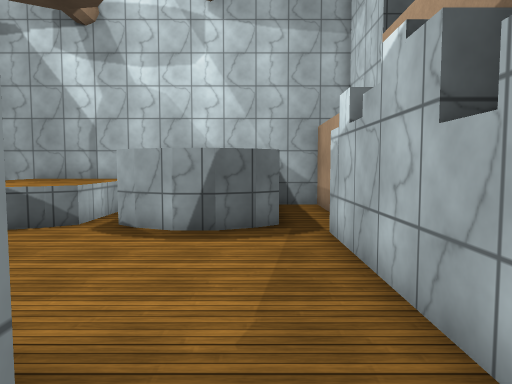
View 1 (above)

16 first-person views from a walk through a Unity game level. The camera is 1.5 m above the floor, tilts 4° down and sees 70° across. The floor is counted in squares, 1 m on a side. Each view is taken from the middle of a square. On the plan, view 1 faces up. The plan holds only what a view shows up to about 16 squares ahead; the rest is blank. The place goes on beyond the plan. The player is left out. Surface patterns are stand-ins for the level's own textures.

View 2
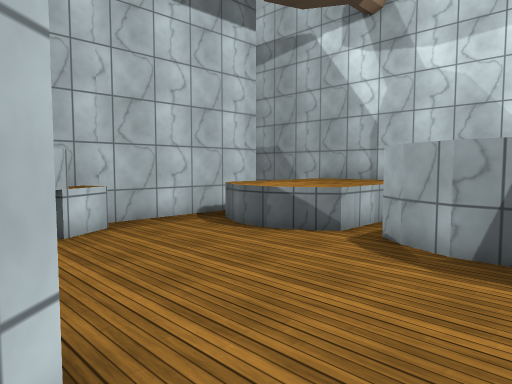

View 3
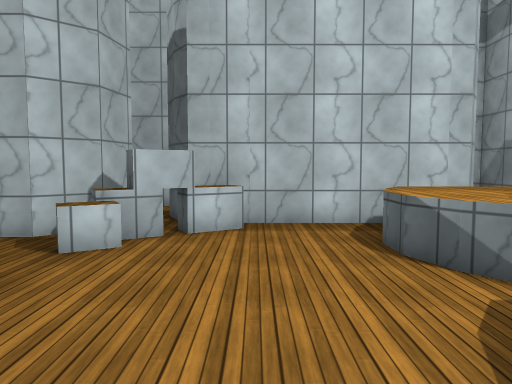

View 4
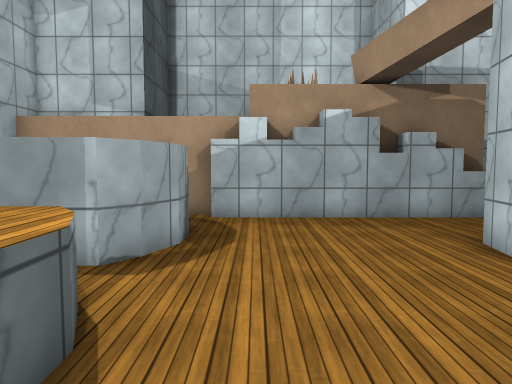

View 5
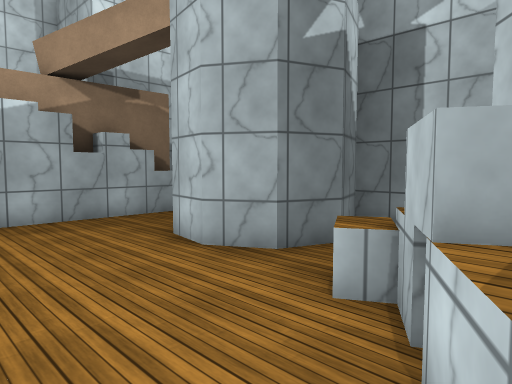

View 6
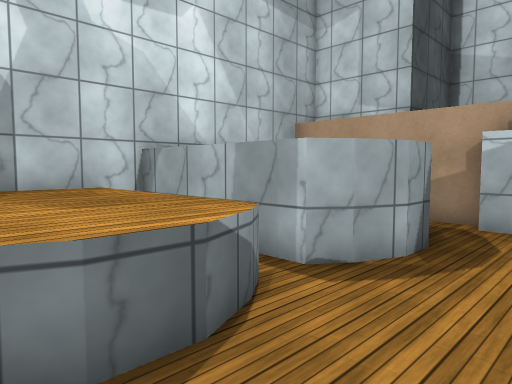

View 7
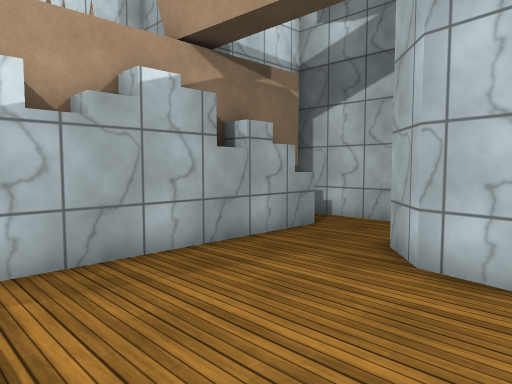

View 8
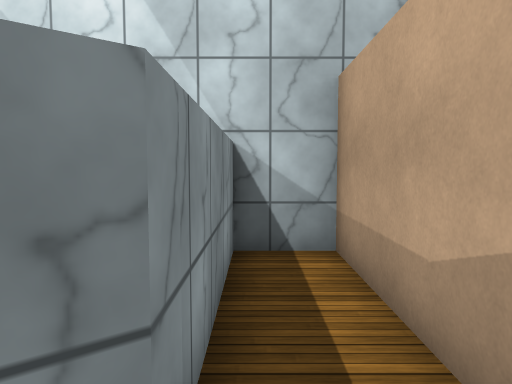

View 9
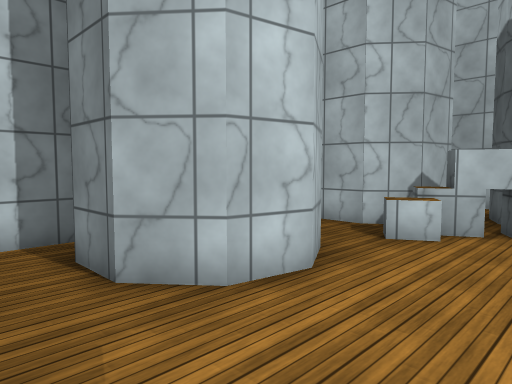

View 10
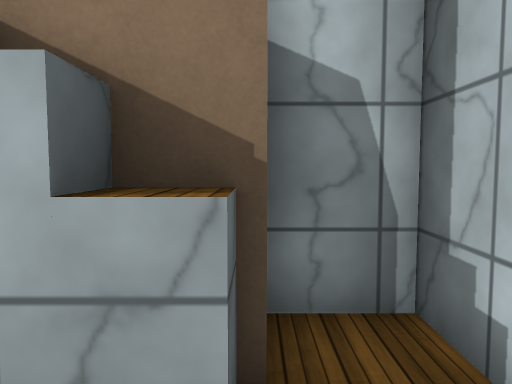

View 11
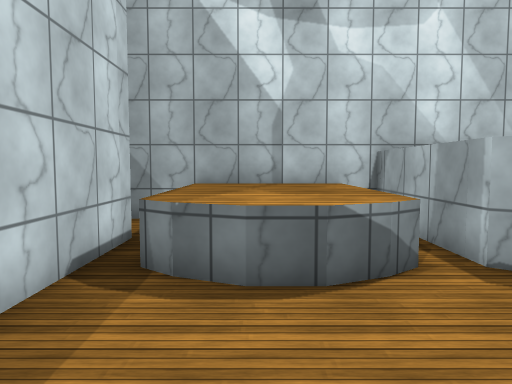

View 12
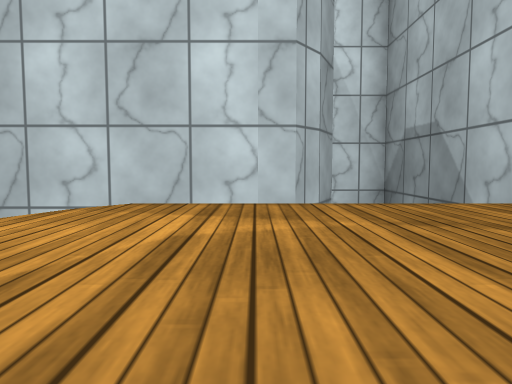

View 13
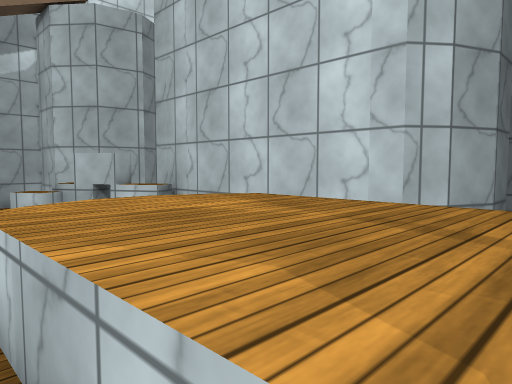

View 14
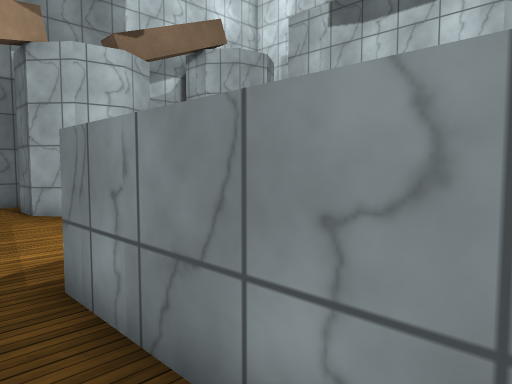

View 15
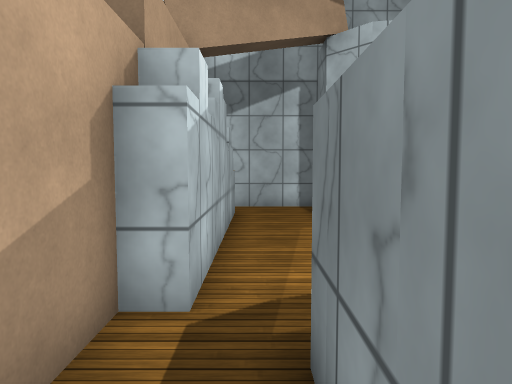

View 16
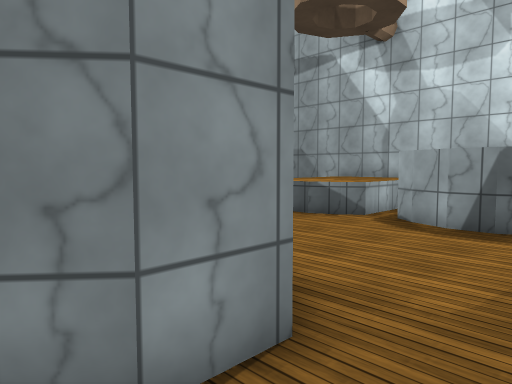

### Floor plan
Key: @ floor where view 1 was taken; # wall or solid block; . floor; = window, fence, low wall or low ledge; ^ raised ledge; O other object.
Columns run from 12 left of view 1 to 4 right of it. Each row starts with its distance up from view 1.
 15   #^^^^^#^   ##
 14 ###^^^^^.^  ^..O
 13 # .^^^^^ ^  ^..O
 12 ###^^^^^ ^  ^..O
 11   #^^^^^.^  ^..O
 10   #^^^^^.^  ^..O
  9   #.^^^^.^^^^..O
  8   #...........#O
  7   #...........#
  6   #=..........#O
  5   #^#.........#O
  4   ###.........#O
  3     #^=.......#O
  2     #==#####..#O
  1     #  #  ##..#O
  0           ##@.^OO
 -1           #.....#
 -2           #######

Where each view was taken, in squares from view 1:
view 1: 0 up, 0 right, facing up
view 2: 2 up, 0 right, facing up-left
view 3: 6 up, 0 right, facing left
view 4: 7 up, 9 left, facing right
view 5: 7 up, 9 left, facing down-right
view 6: 6 up, 8 left, facing up-right
view 7: 8 up, 4 left, facing down-right
view 8: 8 up, 1 right, facing up
view 9: 6 up, 1 right, facing down-left
view 10: 0 up, 0 right, facing right
view 11: 4 up, 7 left, facing up
view 12: 11 up, 4 left, facing left
view 13: 14 up, 4 left, facing down-left
view 14: 14 up, 2 right, facing down-left
view 15: 12 up, 1 right, facing down
view 16: 1 down, 1 right, facing up-left
